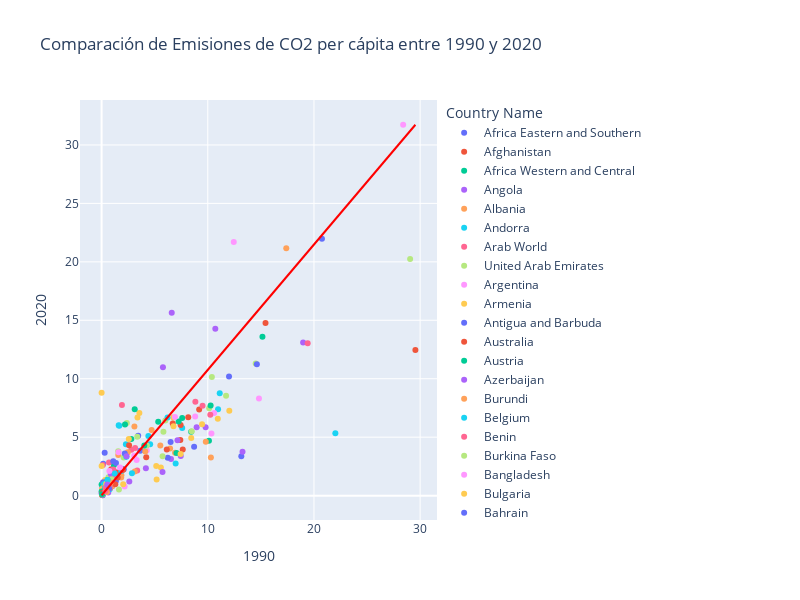

The code cell stored with this chart in its notebook:
### Markdown cell above
### Grafico 2: Comparación de Emisiones de CO2 per cápita entre 1990 y 2020

### Code cell
import plotly.express as px

# Seleccionamos los años de inicio y fin de las mediciones diponibles
anio1 = '1990'
anio2 = '2020'

# Creamos el gráfico de dispersión
fig = px.scatter(df, x=anio1, y=anio2, color='Country Name',
                 title=f'Comparación de Emisiones de CO2 per cápita entre {anio1} y {anio2}')

# Agregamos la línea diagonal de relacion 1:1 para poder analizar la tendencia
fig.add_shape(
    type='line',
    x0=df[anio1].min(),
    y0=df[anio2].min(),
    x1=df[anio1].max(),
    y1=df[anio2].max(),
    line=dict(color='red', width=2)
)

fig.update_layout(height=600, width=800)
fig.show()
